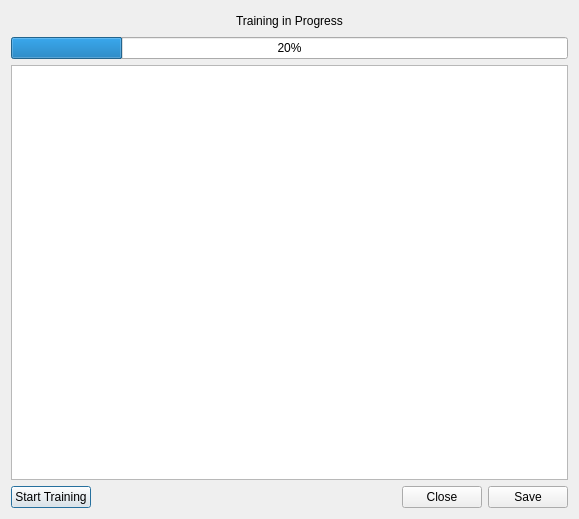
<?xml version="1.0" encoding="UTF-8"?>
<ui version="4.0">
 <class>TrainingDialog</class>
 <widget class="QDialog" name="TrainingDialog">
  <property name="geometry">
   <rect>
    <x>0</x>
    <y>0</y>
    <width>579</width>
    <height>519</height>
   </rect>
  </property>
  <property name="windowTitle">
   <string>Dialog</string>
  </property>
  <layout class="QVBoxLayout" name="verticalLayout">
   <item>
    <layout class="QHBoxLayout" name="horizontalLayout">
     <item>
      <spacer name="horizontalSpacer">
       <property name="orientation">
        <enum>Qt::Horizontal</enum>
       </property>
       <property name="sizeHint" stdset="0">
        <size>
         <width>40</width>
         <height>20</height>
        </size>
       </property>
      </spacer>
     </item>
     <item>
      <widget class="QLabel" name="label">
       <property name="autoFillBackground">
        <bool>false</bool>
       </property>
       <property name="text">
        <string>Training in Progress</string>
       </property>
       <property name="scaledContents">
        <bool>false</bool>
       </property>
       <property name="wordWrap">
        <bool>false</bool>
       </property>
      </widget>
     </item>
     <item>
      <spacer name="horizontalSpacer_2">
       <property name="orientation">
        <enum>Qt::Horizontal</enum>
       </property>
       <property name="sizeHint" stdset="0">
        <size>
         <width>40</width>
         <height>20</height>
        </size>
       </property>
      </spacer>
     </item>
    </layout>
   </item>
   <item>
    <widget class="QProgressBar" name="progressBar">
     <property name="autoFillBackground">
      <bool>false</bool>
     </property>
     <property name="value">
      <number>20</number>
     </property>
     <property name="alignment">
      <set>Qt::AlignCenter</set>
     </property>
     <property name="textVisible">
      <bool>true</bool>
     </property>
     <property name="orientation">
      <enum>Qt::Horizontal</enum>
     </property>
     <property name="invertedAppearance">
      <bool>false</bool>
     </property>
     <property name="textDirection">
      <enum>QProgressBar::TopToBottom</enum>
     </property>
    </widget>
   </item>
   <item>
    <widget class="QPlainTextEdit" name="consoleTextEdit">
     <property name="readOnly">
      <bool>false</bool>
     </property>
     <property name="textInteractionFlags">
      <set>Qt::TextEditorInteraction</set>
     </property>
    </widget>
   </item>
   <item>
    <layout class="QHBoxLayout" name="horizontalLayout_2">
     <item>
      <widget class="QPushButton" name="trainingPushButton">
       <property name="text">
        <string>Start Training</string>
       </property>
      </widget>
     </item>
     <item>
      <spacer name="horizontalSpacer_3">
       <property name="orientation">
        <enum>Qt::Horizontal</enum>
       </property>
       <property name="sizeHint" stdset="0">
        <size>
         <width>98</width>
         <height>20</height>
        </size>
       </property>
      </spacer>
     </item>
     <item>
      <widget class="QPushButton" name="closePushButton">
       <property name="text">
        <string>Close</string>
       </property>
      </widget>
     </item>
     <item>
      <widget class="QPushButton" name="savePushButton">
       <property name="text">
        <string>Save</string>
       </property>
      </widget>
     </item>
    </layout>
   </item>
  </layout>
 </widget>
 <resources/>
 <connections/>
</ui>
